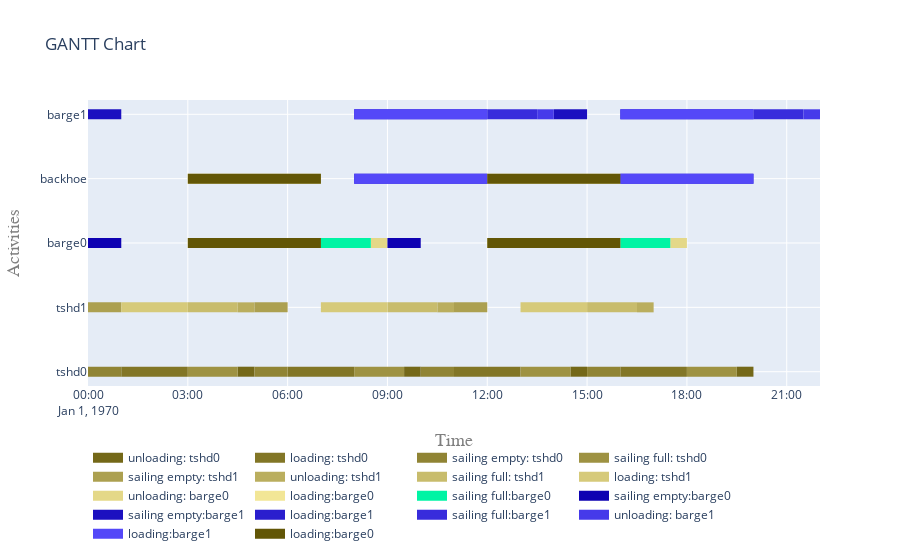

The notebook cell this image was saved under:
### Markdown cell above
#### 4.2. Gantt chart
Gantt chart can be drawn for each vessel based on the activities registered in the simulation

### Code cell
fig = plot.get_gantt_chart([*vessels.values()], id_map=[*activities_tshd.values(), *activities_backhoe_barge.values()])

### Figure 1 — Plotly figure (JSON) as saved in the notebook; plotly's stock layout.template omitted (floating-point values rounded to 4 significant figures)
{"data": [{"connectgaps": false, "hoverinfo": "y+name", "line": {"color": "rgb(116,104,24)", "width": 10}, "mode": "lines", "name": "unloading: tshd0", "type": "scatter", "x": ["1970-01-01T04:30:00", "1970-01-01T04:30:00", "1970-01-01T05:00:00", "1970-01-01T05:00:00", "1970-01-01T05:00:00", "1970-01-01T09:30:00", "1970-01-01T09:30:00", "1970-01-01T10:00:00", "1970-01-01T10:00:00", "1970-01-01T10:00:00", "1970-01-01T14:30:00", "1970-01-01T14:30:00", "1970-01-01T15:00:00", "1970-01-01T15:00:00", "1970-01-01T15:00:00", "1970-01-01T19:30:00", "1970-01-01T19:30:00", "1970-01-01T20:00:00", "1970-01-01T20:00:00", "1970-01-01T20:00:00"], "y": ["tshd0", "tshd0", "tshd0", "tshd0", null, "tshd0", "tshd0", "tshd0", "tshd0", null, "tshd0", "tshd0", "tshd0", "tshd0", null, "tshd0", "tshd0", "tshd0", "tshd0", null]}, {"connectgaps": false, "hoverinfo": "y+name", "line": {"color": "rgb(130,118,38)", "width": 10}, "mode": "lines", "name": "loading: tshd0", "type": "scatter", "x": ["1970-01-01T01:00:00", "1970-01-01T01:00:00", "1970-01-01T03:00:00", "1970-01-01T03:00:00", "1970-01-01T03:00:00", "1970-01-01T06:00:00", "1970-01-01T06:00:00", "1970-01-01T08:00:00", "1970-01-01T08:00:00", "1970-01-01T08:00:00", "1970-01-01T11:00:00", "1970-01-01T11:00:00", "1970-01-01T13:00:00", "1970-01-01T13:00:00", "1970-01-01T13:00:00", "1970-01-01T16:00:00", "1970-01-01T16:00:00", "1970-01-01T18:00:00", "1970-01-01T18:00:00", "1970-01-01T18:00:00"], "y": ["tshd0", "tshd0", "tshd0", "tshd0", null, "tshd0", "tshd0", "tshd0", "tshd0", null, "tshd0", "tshd0", "tshd0", "tshd0", null, "tshd0", "tshd0", "tshd0", "tshd0", null]}, {"connectgaps": false, "hoverinfo": "y+name", "line": {"color": "rgb(144,132,52)", "width": 10}, "mode": "lines", "name": "sailing empty: tshd0", "type": "scatter", "x": ["1970-01-01T00:00:00", "1970-01-01T00:00:00", "1970-01-01T01:00:00", "1970-01-01T01:00:00", "1970-01-01T01:00:00", "1970-01-01T05:00:00", "1970-01-01T05:00:00", "1970-01-01T06:00:00", "1970-01-01T06:00:00", "1970-01-01T06:00:00", "1970-01-01T10:00:00", "1970-01-01T10:00:00", "1970-01-01T11:00:00", "1970-01-01T11:00:00", "1970-01-01T11:00:00", "1970-01-01T15:00:00", "1970-01-01T15:00:00", "1970-01-01T16:00:00", "1970-01-01T16:00:00", "1970-01-01T16:00:00"], "y": ["tshd0", "tshd0", "tshd0", "tshd0", null, "tshd0", "tshd0", "tshd0", "tshd0", null, "tshd0", "tshd0", "tshd0", "tshd0", null, "tshd0", "tshd0", "tshd0", "tshd0", null]}, {"connectgaps": false, "hoverinfo": "y+name", "line": {"color": "rgb(158,146,66)", "width": 10}, "mode": "lines", "name": "sailing full: tshd0", "type": "scatter", "x": ["1970-01-01T03:00:00", "1970-01-01T03:00:00", "1970-01-01T04:30:00", "1970-01-01T04:30:00", "1970-01-01T04:30:00", "1970-01-01T08:00:00", "1970-01-01T08:00:00", "1970-01-01T09:30:00", "1970-01-01T09:30:00", "1970-01-01T09:30:00", "1970-01-01T13:00:00", "1970-01-01T13:00:00", "1970-01-01T14:30:00", "1970-01-01T14:30:00", "1970-01-01T14:30:00", "1970-01-01T18:00:00", "1970-01-01T18:00:00", "1970-01-01T19:30:00", "1970-01-01T19:30:00", "1970-01-01T19:30:00"], "y": ["tshd0", "tshd0", "tshd0", "tshd0", null, "tshd0", "tshd0", "tshd0", "tshd0", null, "tshd0", "tshd0", "tshd0", "tshd0", null, "tshd0", "tshd0", "tshd0", "tshd0", null]}, {"connectgaps": false, "hoverinfo": "y+name", "line": {"color": "rgb(172,160,80)", "width": 10}, "mode": "lines", "name": "sailing empty: tshd1", "type": "scatter", "x": ["1970-01-01T00:00:00", "1970-01-01T00:00:00", "1970-01-01T01:00:00", "1970-01-01T01:00:00", "1970-01-01T01:00:00", "1970-01-01T05:00:00", "1970-01-01T05:00:00", "1970-01-01T06:00:00", "1970-01-01T06:00:00", "1970-01-01T06:00:00", "1970-01-01T11:00:00", "1970-01-01T11:00:00", "1970-01-01T12:00:00", "1970-01-01T12:00:00", "1970-01-01T12:00:00"], "y": ["tshd1", "tshd1", "tshd1", "tshd1", null, "tshd1", "tshd1", "tshd1", "tshd1", null, "tshd1", "tshd1", "tshd1", "tshd1", null]}, {"connectgaps": false, "hoverinfo": "y+name", "line": {"color": "rgb(186,174,94)", "width": 10}, "mode": "lines", "name": "unloading: tshd1", "type": "scatter", "x": ["1970-01-01T04:30:00", "1970-01-01T04:30:00", "1970-01-01T05:00:00", "1970-01-01T05:00:00", "1970-01-01T05:00:00", "1970-01-01T10:30:00", "1970-01-01T10:30:00", "1970-01-01T11:00:00", "1970-01-01T11:00:00", "1970-01-01T11:00:00", "1970-01-01T16:30:00", "1970-01-01T16:30:00", "1970-01-01T17:00:00", "1970-01-01T17:00:00", "1970-01-01T17:00:00"], "y": ["tshd1", "tshd1", "tshd1", "tshd1", null, "tshd1", "tshd1", "tshd1", "tshd1", null, "tshd1", "tshd1", "tshd1", "tshd1", null]}, {"connectgaps": false, "hoverinfo": "y+name", "line": {"color": "rgb(200,188,108)", "width": 10}, "mode": "lines", "name": "sailing full: tshd1", "type": "scatter", "x": ["1970-01-01T03:00:00", "1970-01-01T03:00:00", "1970-01-01T04:30:00", "1970-01-01T04:30:00", "1970-01-01T04:30:00", "1970-01-01T09:00:00", "1970-01-01T09:00:00", "1970-01-01T10:30:00", "1970-01-01T10:30:00", "1970-01-01T10:30:00", "1970-01-01T15:00:00", "1970-01-01T15:00:00", "1970-01-01T16:30:00", "1970-01-01T16:30:00", "1970-01-01T16:30:00"], "y": ["tshd1", "tshd1", "tshd1", "tshd1", null, "tshd1", "tshd1", "tshd1", "tshd1", null, "tshd1", "tshd1", "tshd1", "tshd1", null]}, {"connectgaps": false, "hoverinfo": "y+name", "line": {"color": "rgb(214,202,122)", "width": 10}, "mode": "lines", "name": "loading: tshd1", "type": "scatter", "x": ["1970-01-01T01:00:00", "1970-01-01T01:00:00", "1970-01-01T03:00:00", "1970-01-01T03:00:00", "1970-01-01T03:00:00", "1970-01-01T07:00:00", "1970-01-01T07:00:00", "1970-01-01T09:00:00", "1970-01-01T09:00:00", "1970-01-01T09:00:00", "1970-01-01T13:00:00", "1970-01-01T13:00:00", "1970-01-01T15:00:00", "1970-01-01T15:00:00", "1970-01-01T15:00:00"], "y": ["tshd1", "tshd1", "tshd1", "tshd1", null, "tshd1", "tshd1", "tshd1", "tshd1", null, "tshd1", "tshd1", "tshd1", "tshd1", null]}, {"connectgaps": false, "hoverinfo": "y+name", "line": {"color": "rgb(228,216,136)", "width": 10}, "mode": "lines", "name": "unloading: barge0", "type": "scatter", "x": ["1970-01-01T08:30:00", "1970-01-01T08:30:00", "1970-01-01T09:00:00", "1970-01-01T09:00:00", "1970-01-01T09:00:00", "1970-01-01T17:30:00", "1970-01-01T17:30:00", "1970-01-01T18:00:00", "1970-01-01T18:00:00", "1970-01-01T18:00:00"], "y": ["barge0", "barge0", "barge0", "barge0", null, "barge0", "barge0", "barge0", "barge0", null]}, {"connectgaps": false, "hoverinfo": "y+name", "line": {"color": "rgb(242,230,150)", "width": 10}, "mode": "lines", "name": "loading:barge0", "type": "scatter", "x": ["1970-01-01T03:00:00", "1970-01-01T03:00:00", "1970-01-01T07:00:00", "1970-01-01T07:00:00", "1970-01-01T07:00:00", "1970-01-01T12:00:00", "1970-01-01T12:00:00", "1970-01-01T16:00:00", "1970-01-01T16:00:00", "1970-01-01T16:00:00", "1970-01-01T03:00:00", "1970-01-01T03:00:00", "1970-01-01T07:00:00", "1970-01-01T07:00:00", "1970-01-01T07:00:00", "1970-01-01T12:00:00", "1970-01-01T12:00:00", "1970-01-01T16:00:00", "1970-01-01T16:00:00", "1970-01-01T16:00:00"], "y": ["barge0", "barge0", "barge0", "barge0", null, "barge0", "barge0", "barge0", "barge0", null, "backhoe", "backhoe", "backhoe", "backhoe", null, "backhoe", "backhoe", "backhoe", "backhoe", null]}, {"connectgaps": false, "hoverinfo": "y+name", "line": {"color": "rgb(0,244,164)", "width": 10}, "mode": "lines", "name": "sailing full:barge0", "type": "scatter", "x": ["1970-01-01T07:00:00", "1970-01-01T07:00:00", "1970-01-01T08:30:00", "1970-01-01T08:30:00", "1970-01-01T08:30:00", "1970-01-01T16:00:00", "1970-01-01T16:00:00", "1970-01-01T17:30:00", "1970-01-01T17:30:00", "1970-01-01T17:30:00"], "y": ["barge0", "barge0", "barge0", "barge0", null, "barge0", "barge0", "barge0", "barge0", null]}, {"connectgaps": false, "hoverinfo": "y+name", "line": {"color": "rgb(14,2,178)", "width": 10}, "mode": "lines", "name": "sailing empty:barge0", "type": "scatter", "x": ["1970-01-01T00:00:00", "1970-01-01T00:00:00", "1970-01-01T01:00:00", "1970-01-01T01:00:00", "1970-01-01T01:00:00", "1970-01-01T09:00:00", "1970-01-01T09:00:00", "1970-01-01T10:00:00", "1970-01-01T10:00:00", "1970-01-01T10:00:00"], "y": ["barge0", "barge0", "barge0", "barge0", null, "barge0", "barge0", "barge0", "barge0", null]}, {"connectgaps": false, "hoverinfo": "y+name", "line": {"color": "rgb(28,16,192)", "width": 10}, "mode": "lines", "name": "sailing empty:barge1", "type": "scatter", "x": ["1970-01-01T00:00:00", "1970-01-01T00:00:00", "1970-01-01T01:00:00", "1970-01-01T01:00:00", "1970-01-01T01:00:00", "1970-01-01T14:00:00", "1970-01-01T14:00:00", "1970-01-01T15:00:00", "1970-01-01T15:00:00", "1970-01-01T15:00:00"], "y": ["barge1", "barge1", "barge1", "barge1", null, "barge1", "barge1", "barge1", "barge1", null]}, {"connectgaps": false, "hoverinfo": "y+name", "line": {"color": "rgb(42,30,206)", "width": 10}, "mode": "lines", "name": "loading:barge1", "type": "scatter", "x": ["1970-01-01T08:00:00", "1970-01-01T08:00:00", "1970-01-01T12:00:00", "1970-01-01T12:00:00", "1970-01-01T12:00:00", "1970-01-01T16:00:00", "1970-01-01T16:00:00", "1970-01-01T20:00:00", "1970-01-01T20:00:00", "1970-01-01T20:00:00", "1970-01-01T08:00:00", "1970-01-01T08:00:00", "1970-01-01T12:00:00", "1970-01-01T12:00:00", "1970-01-01T12:00:00", "1970-01-01T16:00:00", "1970-01-01T16:00:00", "1970-01-01T20:00:00", "1970-01-01T20:00:00", "1970-01-01T20:00:00"], "y": ["barge1", "barge1", "barge1", "barge1", null, "barge1", "barge1", "barge1", "barge1", null, "backhoe", "backhoe", "backhoe", "backhoe", null, "backhoe", "backhoe", "backhoe", "backhoe", null]}, {"connectgaps": false, "hoverinfo": "y+name", "line": {"color": "rgb(56,44,220)", "width": 10}, "mode": "lines", "name": "sailing full:barge1", "type": "scatter", "x": ["1970-01-01T12:00:00", "1970-01-01T12:00:00", "1970-01-01T13:30:00", "1970-01-01T13:30:00", "1970-01-01T13:30:00", "1970-01-01T20:00:00", "1970-01-01T20:00:00", "1970-01-01T21:30:00", "1970-01-01T21:30:00", "1970-01-01T21:30:00"], "y": ["barge1", "barge1", "barge1", "barge1", null, "barge1", "barge1", "barge1", "barge1", null]}, {"connectgaps": false, "hoverinfo": "y+name", "line": {"color": "rgb(70,58,234)", "width": 10}, "mode": "lines", "name": "unloading: barge1", "type": "scatter", "x": ["1970-01-01T13:30:00", "1970-01-01T13:30:00", "1970-01-01T14:00:00", "1970-01-01T14:00:00", "1970-01-01T14:00:00", "1970-01-01T21:30:00", "1970-01-01T21:30:00", "1970-01-01T22:00:00", "1970-01-01T22:00:00", "1970-01-01T22:00:00"], "y": ["barge1", "barge1", "barge1", "barge1", null, "barge1", "barge1", "barge1", "barge1", null]}, {"connectgaps": false, "hoverinfo": "y+name", "line": {"color": "rgb(84,72,248)", "width": 10}, "mode": "lines", "name": "loading:barge1", "type": "scatter", "x": ["1970-01-01T08:00:00", "1970-01-01T08:00:00", "1970-01-01T12:00:00", "1970-01-01T12:00:00", "1970-01-01T12:00:00", "1970-01-01T16:00:00", "1970-01-01T16:00:00", "1970-01-01T20:00:00", "1970-01-01T20:00:00", "1970-01-01T20:00:00", "1970-01-01T08:00:00", "1970-01-01T08:00:00", "1970-01-01T12:00:00", "1970-01-01T12:00:00", "1970-01-01T12:00:00", "1970-01-01T16:00:00", "1970-01-01T16:00:00", "1970-01-01T20:00:00", "1970-01-01T20:00:00", "1970-01-01T20:00:00"], "y": ["barge1", "barge1", "barge1", "barge1", null, "barge1", "barge1", "barge1", "barge1", null, "backhoe", "backhoe", "backhoe", "backhoe", null, "backhoe", "backhoe", "backhoe", "backhoe", null]}, {"connectgaps": false, "hoverinfo": "y+name", "line": {"color": "rgb(98,86,6)", "width": 10}, "mode": "lines", "name": "loading:barge0", "type": "scatter", "x": ["1970-01-01T03:00:00", "1970-01-01T03:00:00", "1970-01-01T07:00:00", "1970-01-01T07:00:00", "1970-01-01T07:00:00", "1970-01-01T12:00:00", "1970-01-01T12:00:00", "1970-01-01T16:00:00", "1970-01-01T16:00:00", "1970-01-01T16:00:00", "1970-01-01T03:00:00", "1970-01-01T03:00:00", "1970-01-01T07:00:00", "1970-01-01T07:00:00", "1970-01-01T07:00:00", "1970-01-01T12:00:00", "1970-01-01T12:00:00", "1970-01-01T16:00:00", "1970-01-01T16:00:00", "1970-01-01T16:00:00"], "y": ["barge0", "barge0", "barge0", "barge0", null, "barge0", "barge0", "barge0", "barge0", null, "backhoe", "backhoe", "backhoe", "backhoe", null, "backhoe", "backhoe", "backhoe", "backhoe", null]}], "layout": {"hovermode": "closest", "legend": {"orientation": "h", "x": 0, "y": -0.2}, "title": {"text": "GANTT Chart"}, "xaxis": {"range": ["1970-01-01T00:00:00", "1970-01-01T22:00:00"], "title": {"font": {"color": "#7f7f7f", "family": "Courier New, monospace", "size": 18}, "text": "Time"}}, "yaxis": {"title": {"font": {"color": "#7f7f7f", "family": "Courier New, monospace", "size": 18}, "text": "Activities"}}}}
